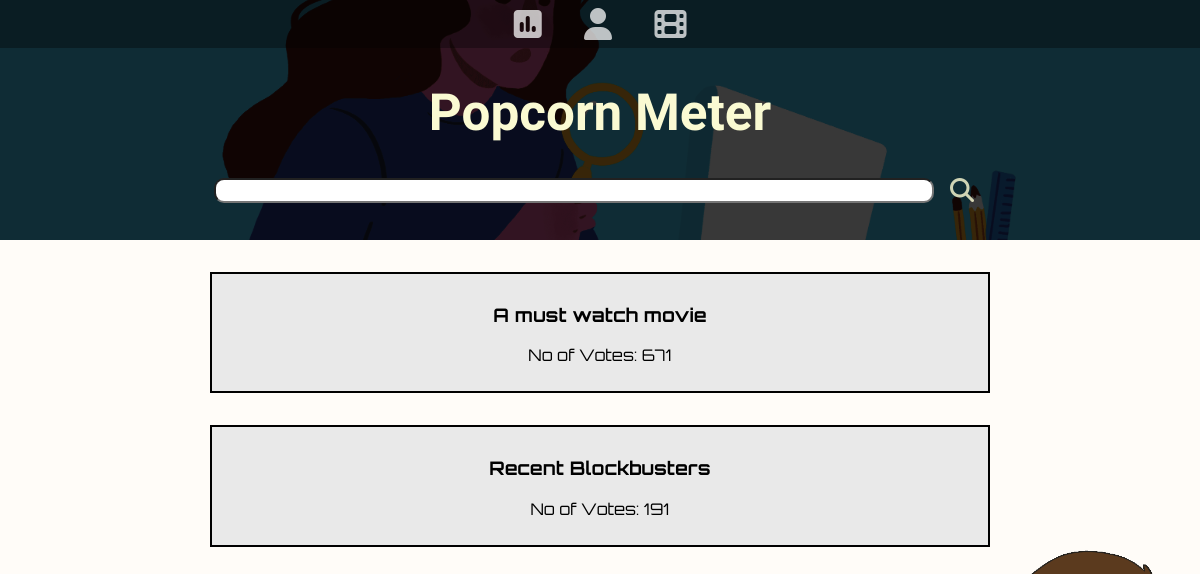
/movie-center/movie_poll_site.php?ref=8rf5ri6l, run on the app's committed database.
### tables this page shows
CREATE TABLE IF NOT EXISTS `polls` (
  `sno` int(10) NOT NULL,
  `username` varchar(50) NOT NULL,
  `phone_no` bigint(20) NOT NULL,
  `question` varchar(200) DEFAULT NULL,
  `option_1` varchar(100) DEFAULT NULL,
  `count_1` int(10) DEFAULT NULL,
  `option_2` varchar(100) DEFAULT NULL,
  `count_2` int(10) DEFAULT NULL,
  `option_3` varchar(100) DEFAULT NULL,
  `count_3` int(10) DEFAULT NULL,
  `option_4` varchar(100) DEFAULT NULL,
  `count_4` int(10) DEFAULT NULL,
  `option_5` varchar(100) DEFAULT NULL,
  `count_5` int(10) DEFAULT NULL,
  `option_6` varchar(100) DEFAULT NULL,
  `count_6` int(10) DEFAULT NULL,
  `total_options` int(10) NOT NULL,
  `total_count` int(10) DEFAULT NULL,
  `ref` varchar(20) NOT NULL,
  `reg_date` date NOT NULL DEFAULT current_timestamp()
);

### movie-center/movie_poll_cache.php (called while the page is built, shortened)
<?php
    $server = "localhost";
    $user = "root";
    $pass = "";
    $db = "catchcini";
    $con = mysqli_connect($server, $user, $pass, $db);
    $movie_ref = $_GET["ref"];
    $cmd = "SELECT * FROM movie where movie_ref LIKE '$movie_ref'";
    $data = mysqli_query($con, $cmd);
    $row = mysqli_fetch_assoc($data);
    $movie_name = $row["movie_name"];
    $cast_01 = $row["cast_01"];
    $cast_02 = $row["cast_02"];
    $cast_03 = $row["cast_03"];
    $char_01 = $row["char_01"];
    $char_02 = $row["char_02"];
    $char_03 = $row["char_03"];
    $crew_01 = $row["crew_01"];
    $crew_02 = $row["crew_02"];
    $crew_03 = $row["crew_03"];
    $search_array = array($movie_name,$cast_01,$cast_02,$cast_03,$crew_01,$crew_02,$crew_03,$char_01,$char_02,$char_03);
    $title_array = array("question","option_1","option_2","option_3","option_4","option_5","option_6");
    $sql_cmd = array();
    foreach ($search_array as $i) {
        foreach($title_array as $j){
            $sql_cmd[] = $j.' LIKE \'%'.$i.'%\'';
        }
    }
    $cmd = "SELECT * FROM polls WHERE ".implode(" OR ",$sql_cmd);
    $cmd_2 = str_replace("*",'COUNT(*)',$cmd);
    $ct_info = mysqli_query($con, $cmd_2);
    $count = mysqli_fetch_row($ct_info)[0];
    if ($count > 0){
        $cmd .= " ORDER BY total_count DESC ";
        $site_data = mysqli_query($con, $cmd);
    }
?>

### movie-center/movie_poll_site.php (the view, shortened to what this page needs)
<!DOCTYPE html>
<html lang="en" dir="ltr">
  <head>
    <link rel="stylesheet" href="<?php if($_SESSION['theme'] == 'light'){echo '../Polling-Site/light-main-template.css';}else{echo '../Polling-Site/dark-main-template.css';} ?>">
    <link rel="stylesheet" href="<?php if($_SESSION['theme'] == 'light'){echo '../Polling-Site/light-box.css';}else{echo '../Polling-Site/dark-box.css';} ?>">
  </head>
  <body>
    <header class="header">
      <nav class="nav">
          <ul>
              <li class="poll">
                  <a href="../Polling-Site/poll_home.php"><i class="fas fa-poll fa-2x"></i></a>
              </li>
              <li>
                  <a href="../Polling-Site/User.php" title="User Profile"><i class="fas fa-user fa-2x"></i></a>
              </li>
              <li class="movie">
                  <a href="movie_home.php"><i class="fas fa-film fa-2x"></i></a>
              </li>
          </ul>
      </nav>
      <div>
          <h1 class="main-heading">Popcorn Meter</h1>
      </div>
      <div class="search-bar">
           <input type="text" id="query"></input>
           <i class="fas fa-search fa-2x"></i>
      </div>
  </header>
  <section>
        <ul class="universe" id="polls">
          <?php
           include 'movie_poll_cache.php';
            if($site_data) {
              while(($row = mysqli_fetch_assoc($site_data))){
                echo '<li class="box">';
                echo '<div  class="item">';
                echo '<h3 class="wrap" id="'.$row["ref"].'" onclick="view_poll(this.id)">'.$row["question"].'</h3>';
                echo '<p>No of Votes: '.$row["total_count"].'</p>';
                echo '</div>';
                echo '</li>';
              }
            }
          ?>
        </ul>
  </section>
  </body>
</html>

### Polling-Site/light-main-template.css (style rules this page uses)
* { box-sizing: border-box; }
html,body { color: black; margin: 0px; padding: 0px; }
body { background-color: #ffebcd25; }
.header { background-image: url('poll.jpg'); background-color: #111; background-blend-mode: soft-light; background-size: cover; background-position: center right; height: 15em; }
.nav { margin: 0px; padding: 0px; background-color: #00000055; }
.nav ul { margin: 0px; padding: 0px; list-style-type: none; text-align: center; position: relative; }
.nav ul li { display: inline-block; padding: .5em 1.2em; margin: 0px; height: 3em; }
.nav a,.btn { color: #ffffffbb; }
.main-heading { font-family: 'Stick', sans-serif ; font-size: 3.2em; text-align: center; color: lightgoldenrodyellow; }
.box { border: 2px solid black; margin: 1.5em auto; width: 65%; color: black; font-family: 'Orbitron',sans-serif; }
.wrap { word-wrap: break-word; }
.search-bar { margin: auto; text-align: center; }
.fa-search { vertical-align: top; color: lightgoldenrodyellow; margin: 0em 0.5em; font-size: 1.5em; opacity: 0.82; }
#query { border-radius: 10px; width: 60%; height: 25px; resize: none; }

### Polling-Site/light-box.css (style rules this page uses)
.universe { display: flex; flex-direction: column; list-style-type: none; padding: 0px; }
.box { margin: 1em auto; width: 65%; }
.item { padding: 10px; text-align: center; background-color: rgb(233, 233, 233); }

### movie-center/movie_poll_site.php (style rules this page uses)
.header { background-image: url('../Polling-Site/search.png'); background-position: center; }
@media (min-width : 1040px) { body { background-image: url('tenor.gif'); background-attachment: fixed; background-repeat: no-repeat; background-blend-mode:lighten; background-position: bottom right; background-size: 20vw; } }

### data on the page
polls: question "A must watch movie", total_count "671"
polls: question "Recent Blockbusters", total_count "191"
